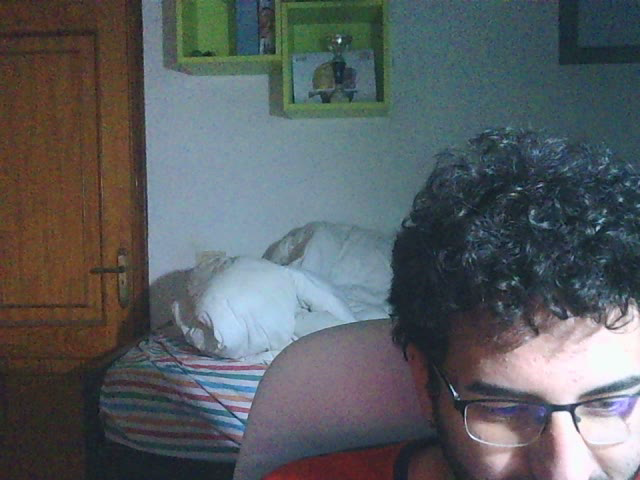
//> input picture frame 5 of ULL-SIPC-Gestos-main/Practica3/out.avi, 640 x 480 px, given in place of the camera
$ ./main   (built with g++ and OpenCV 4)
//> lines starting //> are read from the running program, lines starting //| are printed output that depends on the picture; after the words box and inside, x2 and y2 are one past the last pixel; in counts of white or black regions, pixels touching at a corner belong together
#include <iostream>
#include <opencv2/highgui.hpp>
#include <opencv2/imgcodecs.hpp>
#include <opencv2/imgproc.hpp>
#include <opencv2/video.hpp>
#include <opencv2/videoio.hpp>

using namespace cv;
using namespace std;

int main(int argc, char* argv[]) {
  Mat frame, roi;
  VideoCapture cap;
  cap.open(0);
  if (!cap.isOpened()) {
    printf("Error opening cam\n");
    return -1;
  }
  namedWindow("Frame");
  namedWindow("ROI");
  Rect rect(400, 100, 200, 200);

  int frame_width = cap.get(CAP_PROP_FRAME_WIDTH);
  int frame_height = cap.get(CAP_PROP_FRAME_HEIGHT);

  int codec = VideoWriter::fourcc('M', 'J', 'P', 'G');
  VideoWriter video("out.avi", codec, 20, Size(frame_width, frame_height));

  while (true) {
    cap >> frame;
//> frame is the input picture: 480 rows x 640 cols, CV_8UC3; mean B, G, R 97.2, 94, 88.9
    flip(frame, frame, 1);
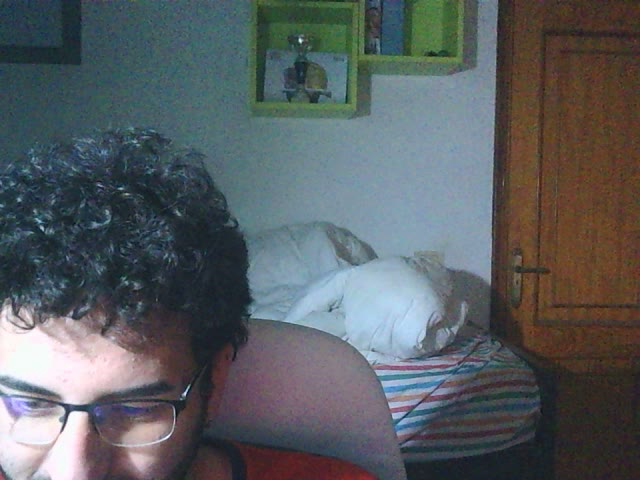
//> frame: 480 rows x 640 cols, CV_8UC3; mean B, G, R 97.2, 94, 88.9
    imshow("Frame", frame);

    frame(rect).copyTo(roi);
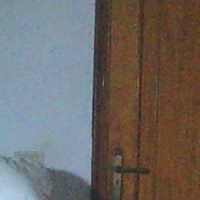
//> roi: 200 rows x 200 cols, CV_8UC3; mean B, G, R 101.3, 104.9, 110.3
    rectangle(frame, rect, Scalar(255, 0, 0));
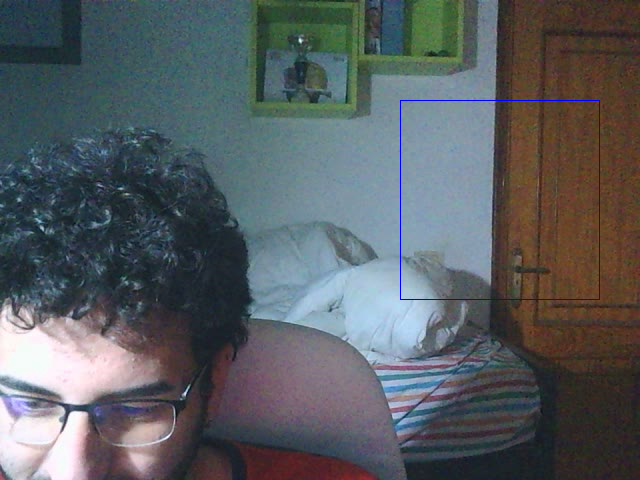
//> frame: 480 rows x 640 cols, CV_8UC3; 0.26% of pixels changed, all inside (x1, y1, x2, y2) = (400, 100, 600, 300)

    imshow("ROI", roi);
    video.write(frame);
    int c = waitKey(40);
//> the 'q' key is pressed
    if ((char)c == 'q') break;
  }
  video.release();
  cap.release();
  destroyAllWindows();
  system("echo Grabado");
  system("cp out.avi ../Practica3/");
}

$ run again, starting later in the video
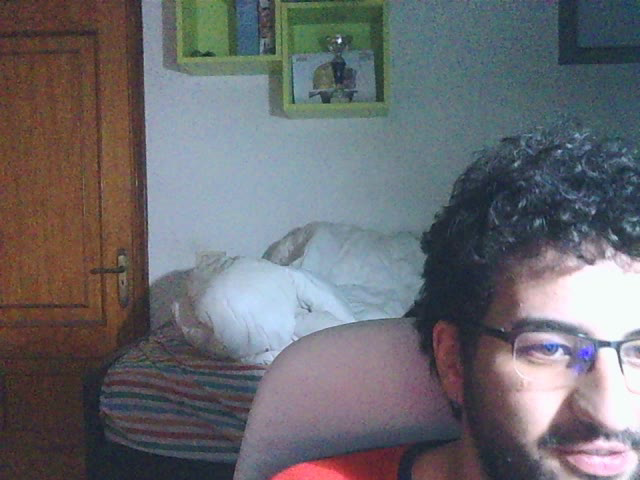
//> input picture frame 22 of ULL-SIPC-Gestos-main/Practica3/out.avi, 640 x 480 px, given in place of the camera
//> frame is the input picture: 480 rows x 640 cols, CV_8UC3; mean B, G, R 110.7, 106, 106.1
//> `frame(rect).copyTo(roi);`:
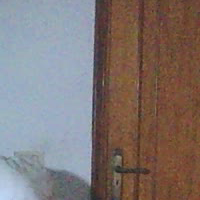
//> roi: 200 rows x 200 cols, CV_8UC3; mean B, G, R 114.7, 117.1, 128
//> `rectangle(frame, rect, Scalar(255, 0, 0));`:
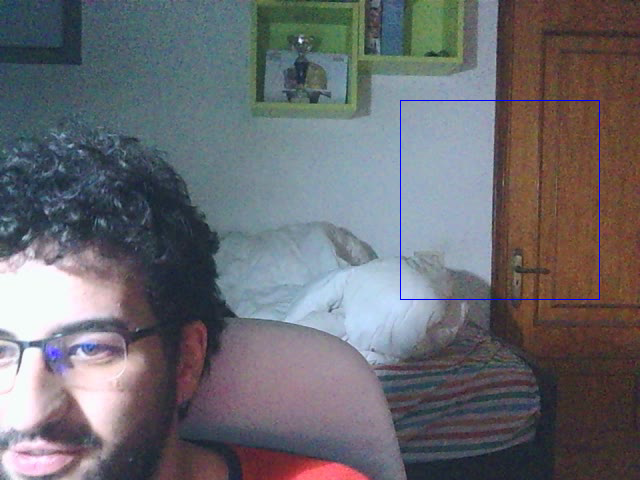
//> frame: 480 rows x 640 cols, CV_8UC3; mean B, G, R 111, 105.7, 105.8

$ run again, starting later in the video
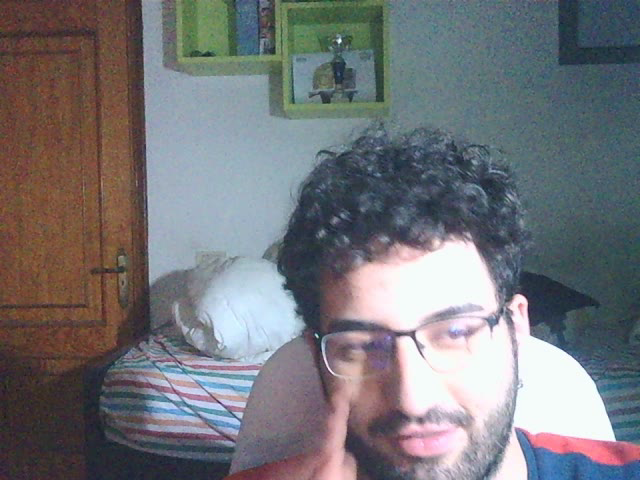
//> input picture frame 40 of ULL-SIPC-Gestos-main/Practica3/out.avi, 640 x 480 px, given in place of the camera
//> frame is the input picture: 480 rows x 640 cols, CV_8UC3; mean B, G, R 121.1, 116.9, 116.3
//> `frame(rect).copyTo(roi);`:
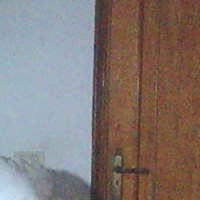
//> roi: 200 rows x 200 cols, CV_8UC3; mean B, G, R 117.1, 120.9, 131.8
//> `rectangle(frame, rect, Scalar(255, 0, 0));`:
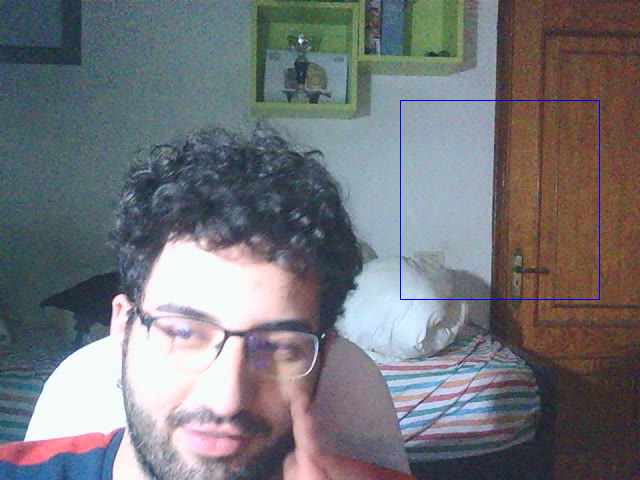
//> frame: 480 rows x 640 cols, CV_8UC3; mean B, G, R 121.4, 116.6, 116
